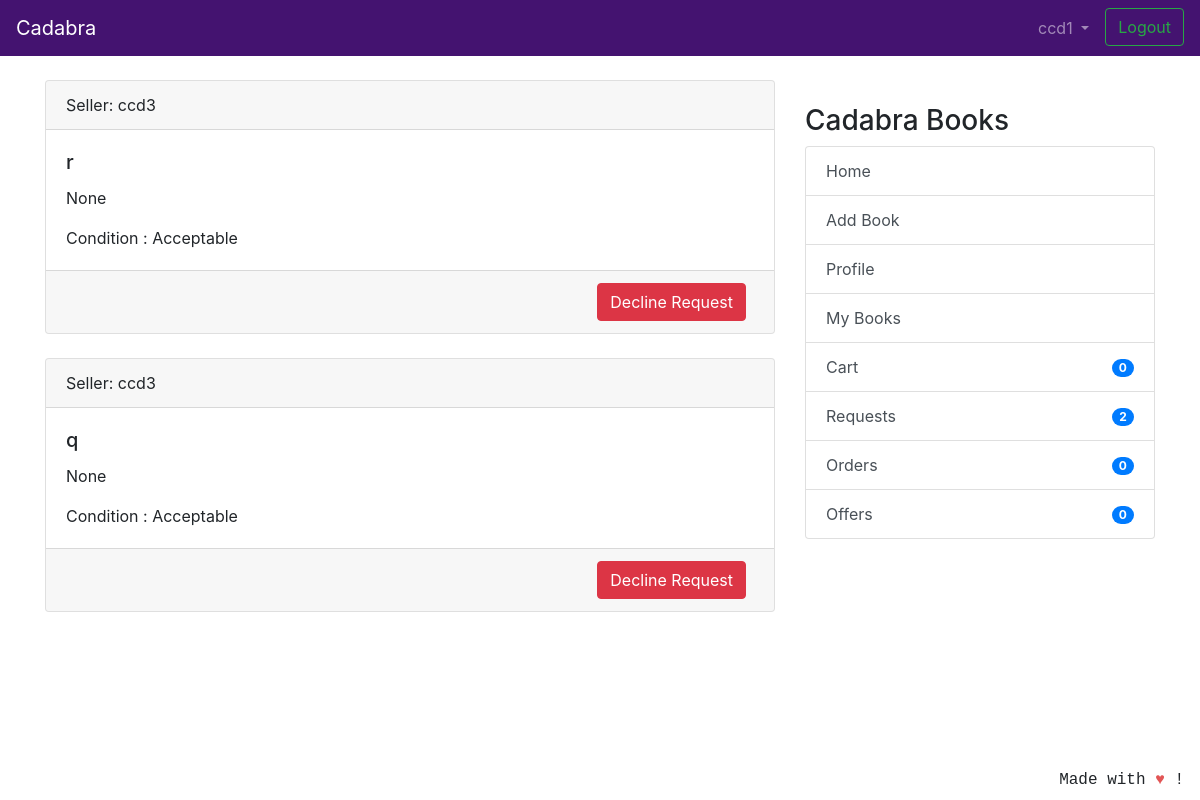
The app's page /transaction/requests/ (signed in), older data.
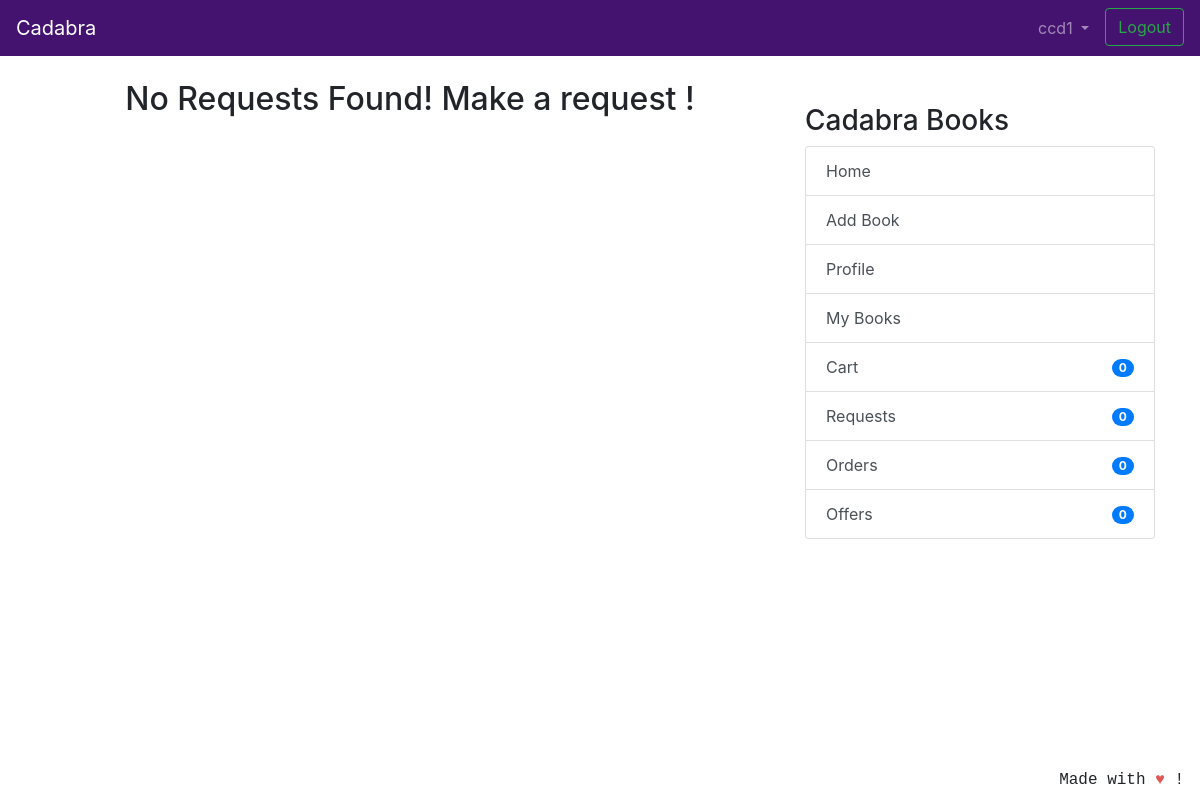
The same page, newer data.
### coreapp/models.py (models this page shows, shortened)
class Requests(models.Model):
	requester = models.ForeignKey(User, related_name='to_user', on_delete=models.CASCADE)
	offerrer = models.ForeignKey(User, related_name='from_user', on_delete=models.CASCADE)
	timestamp = models.DateTimeField(auto_now_add=True)
	requester_book = models.ForeignKey(Book, related_name='requester_book_from_user', on_delete=models.CASCADE)

class Book(models.Model):
    user = models.ForeignKey(User, on_delete=models.CASCADE, null=True)
    book_name = models.CharField(
        max_length=100, help_text="We only deal with original books with ISBN codes, pirated books will not be accepted.")
    author_name = models.CharField(max_length=100, blank=True, null=True)
    description = models.CharField(max_length=2000,blank=True,null=True)
    image = models.ImageField(null=True, blank=True, upload_to="book_images/")
    price = models.IntegerField(null=True,blank=True)
    sell_or_exchange = models.CharField(
        max_length=100, choices=BUY_OR_EXCHANGE, default='Exchange', help_text="By adding items to exchange you can make requests to other users for exchange.")
    condition = models.CharField(
        max_length=100, choices=CONITION_CHOICES, default='Acceptable')
    created_at = models.DateTimeField(auto_now_add=True)
    class Meta:
        verbose_name = 'Book'
        verbose_name_plural = 'Books'

### transaction/views.py (the view)
# urls.py: path('requests/', views.RequestListView.as_view(), name='requests_view'),
class RequestListView(LoginRequiredMixin, generic.ListView):
    model = Requests
    template_name = 'transaction_request.html'
    context_object_name = 'requests'
    def get_queryset(self):
        return Requests.objects.filter(requester=self.request.user).order_by('timestamp')

### coreapp/models.py (called while the page is built)
    def get_cart_items(self):
        return self.items.all()

### nofapapp/context_processors.py (called while the page is built)
def add_variable_to_context(request):
    if request.user.id:
        orderitems = Order.objects.get(owner=request.user.profile)
        orders = orderitems.get_cart_items()
        return {
            'requestscount': Requests.objects.filter(requester=request.user).count(),
            'offercount' : Requests.objects.filter(offerrer=request.user).count(),
            'orderscount': Transaction.objects.filter(offerrer=request.user).count()+FinalBuyOrder.objects.filter(user=request.user).count(),
            'cartitemscount': len(orders),
            'addresscheck': get_object_or_404(ShippingAddress, profile=get_object_or_404(Profile, user=request.user)).address1,
            }
    else:
        return {}

### templates/transaction_request.html (shortened to what this page needs)
{% extends 'base.html' %}
{% block content %}
{% if requests %}
{% for request in requests %}
<div class="card text-left">
    <div class="card-header">
        Seller: {{ request.offerrer }}</a>
    </div>
    <div class="card-body">
        <h5 class="card-title">{{ request.requester_book.book_name }}</h5>
        <p class="card-text">{{ request.requester_book.description }}</p>
        <p class="card-text">Condition : {{ request.requester_book.condition }} </p>
    </div>
    <div class="card-footer text-mutxed">
        <a href="{% url 'transaction:request-delete' request.id %}" class="mr-2 btn btn-danger float-right">Decline Request</a>
    </div>
</div>
{% endfor %}
{% else %}
<h2 align="center">No Requests Found! Make a request !</h2>
{% endif %}
{% endblock %}

### templates/base.html (shortened to what this page needs)
{% load static %}
<!doctype html>
<html lang="en">
  <head>
    <link rel="stylesheet" href="https://stackpath.bootstrapcdn.com/bootstrap/4.2.1/css/bootstrap.min.css"
>
  </head>
  <body>
    <header class="site-header">
<nav class="navbar navbar-expand-lg navbar-dark" style="background-color: #441370;">
  <a class="navbar-brand" href="{% url 'coreapp:list_entries' %}">
    Cadabra
    </a>
  <div class="collapse navbar-collapse" id="navbarSupportedContent">
    <ul class="navbar-nav ml-auto">
      {% if user.is_authenticated %}
      <li class="nav-item dropdown">
        <a class="nav-link dropdown-toggle" href="#" id="navbarDropdown" role="button" data-toggle="dropdown"
          aria-haspopup="true" aria-expanded="false">
          {{ user.username }}
        </a>
      </li>
      <li><a class="btn btn-outline-success ml-2 my-2 my-sm-0" href="{% url 'logout'%}">Logout</a></li>
        {% else %}
      <li><a href="{% url 'login' %}" class="btn btn-outline-success">Login</a></li>
      <li><a href="{% url 'coreapp:signup' %}" class="btn btn-primary ml-2">Sign up</a></li>
      {% endif %}
    </ul>
  </div>
</nav>
  </header>
  <br/>
    <div class="container">
      <div class="row justify-content-center">
        <div class="col-8">
          {% block content %}
          {% endblock %}
        </div>
        {% if user.is_authenticated %}
                <div class="col-md-4">
                  <div class="content-section">
                    <br/>
                    <h3>Cadabra Books</h3>
                      <ul class="list-group">
                        <a class="list-group-item list-group-item-action" href="{% url 'coreapp:list_entries' %}" > Home </a>
                        <a class="list-group-item list-group-item-action" href="{% url 'coreapp:new_entry' %}" > Add Book</a>
                        <a class="list-group-item list-group-item-action" href="{% url 'coreapp:profile' %}" >Profile</a>
                        <a class="list-group-item list-group-item-action" href="{% url 'coreapp:userbooks' %}" >My Books</a>
                        <a class="list-group-item list-group-item-action" href="{% url 'cart:cart_items' %}" >Cart<span class="badge badge-primary badge-pill float-right mt-1">{{ cartitemscount }}</span> </a>
                        <a class="list-group-item list-group-item-action" href="{% url 'transaction:requests_view' %}" >Requests<span class="badge badge-primary badge-pill float-right mt-1">{{ requestscount }}</span></a>
                        <a class="list-group-item list-group-item-action" href="{% url 'transaction:orders_view' %}" >Orders <span class="badge badge-primary badge-pill float-right mt-1">{{ orderscount }}</span></a>
                        <a class="list-group-item list-group-item-action" href="{% url 'transaction:offers_view' %}" >Offers <span class="badge badge-primary badge-pill float-right mt-1">{{ offercount }}</span></a>
                      </ul>
                      <br/>
                  </div>
                </div>
                {% endif %}
      </div>
    </div>
<footer class="site-footer mr-3 mb-2" style="position:fixed;right:0;bottom:0;font-family: 'Courier';font-style: bold;">
  Made with <span style="color: #e25555;">&hearts;</span> !
</footer>
</body>
</html>

Row changes from the older to the newer data that the page shows:
removed Requests: offerrer "ccd3", requester_book.book_name "r", requester_book.description "None", requester_book.condition "Acceptable"
removed Requests: offerrer "ccd3", requester_book.book_name "q", requester_book.description "None", requester_book.condition "Acceptable"
Text that changed along with them:
{{ requestscount }}: "2" → "0"
text now shown: "No Requests Found! Make a request !"
